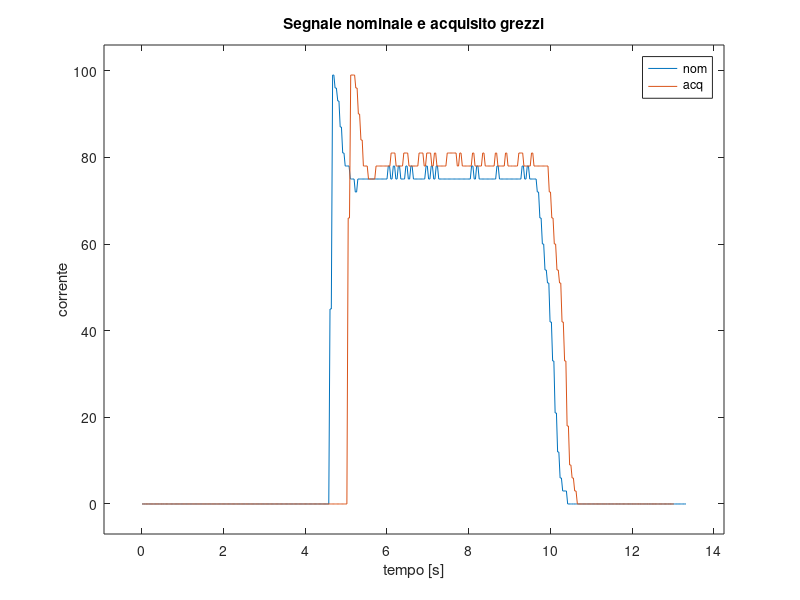
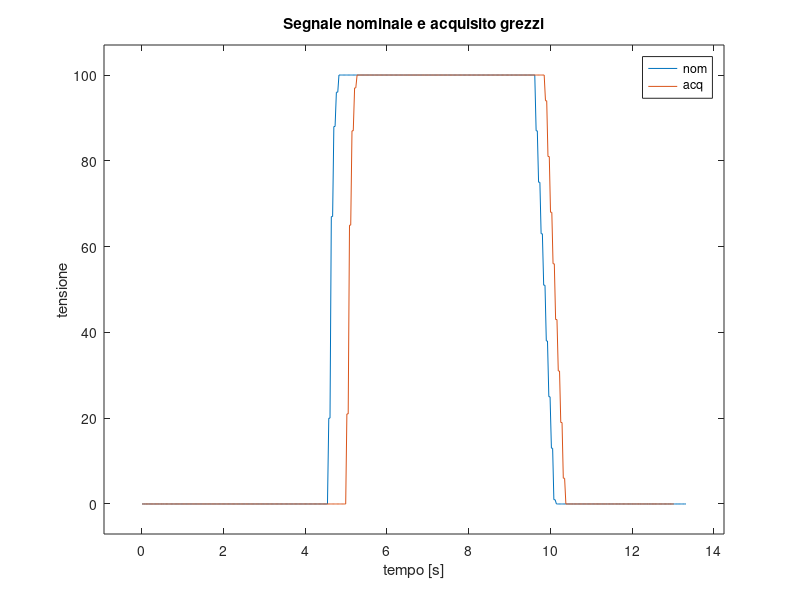

These charts were generated, in order, by the following MATLAB code: (Note: this script raises an error after producing the figures.)
%% ESEMPIO TEST DI DIAGNOSTICA "SOLLEVAMENTO A VUOTO"
% In questo esempio si descrive come vengono utilizzate le principali funzioni 
% per eseguire il test di diagnostica.
% 
% All'inizio il segnale nominale e il segnale acquisito grezzi vengono caricati 
% in memoria.
%% Carica in memoria il segnale nominale e il segnale acquisito

load('DATI_sv_0kg_5s.mat') % usato come segnale nominale in questo esempio
load('DATI_sv_22kg_5s.mat') % usato come segnale acquisito in questo esempio

% Plot dei dati grezzi acquisiti dall'inverter
figure
plot(DATI_sv_0kg_5s(:,1),DATI_sv_0kg_5s(:,2))
hold on
plot(DATI_sv_22kg_5s(:,1),DATI_sv_22kg_5s(:,2))
title('Segnale nominale e acquisito grezzi')
xlabel('tempo [s]')
ylabel('corrente')
legend('nom','acq')
axis padded

figure
plot(DATI_sv_0kg_5s(:,1),DATI_sv_0kg_5s(:,3))
hold on
plot(DATI_sv_22kg_5s(:,1),DATI_sv_22kg_5s(:,3))
title('Segnale nominale e acquisito grezzi')
xlabel('tempo [s]')
ylabel('tensione')
legend('nom','acq')
axis padded
%% Ricampionamento dei due segnali a frequenza fissa
% Dal momento che il campionamento del segnale nominale potrebbe non essere 
% costante questo viene ricampionato alla sua frequenza di campionamento media.
% 
% Analogamente il segnale acquisito viene ricampionato alla stessa frequenza 
% di campionamento del segnale nominale per ottenere due segnali confrontabili.

% Ricampiono il segnale nominale ad una frequenza di campionamento fissa 
% pari alla frequenza di acquisizione media e salvo il risultato in una
% struttura dati
Sn = ricampionaSegnale(DATI_sv_0kg_5s(:,2), DATI_sv_0kg_5s(:,1),0);

% Ricampiono il segnale acquisito ad una frequenza di campionamento fissa
% uguale a quella usata per il segnale nominale e salvo il risultato in una
% struttura dati
Sa = ricampionaSegnale(DATI_sv_22kg_5s(:,2), DATI_sv_22kg_5s(:,1),Sn.f);

% Plot dei due segnali dopo ricampionamento
figure
plotSegnale(Sn);
hold on
ylabel('corrente')
plotSegnale(Sa);
title('Segnale nominale e segnale acquisito dopo ricampionamento')
legend('nom','acq')
axis padded
%% Elaborazione del segnale nominale
% Il segnale nominale ha al suo inizio e alla sua fine delle acquisizioni non 
% significative per il test. Il segnale utile viene quindi identificato e tagliato 
% dal resto.
% 
% Dal momento che il segnale nominale non cambia i risultati dell'elaborazione 
% vengono salvati per essere riutilizzati immediatamente nei prossimi test senza 
% necessità di ripetere queste operazioni

% Parametri per elaborazione del segnale nominale
n_d = 8; % [2,8] ordine del filtro FIR usato per calcolare la derivata prima
inizio_soglia = 0.7; % (0,1] soglia come moltiplicatore per determinare l'inizio del segnale utile
durata = 4.5; % [s] durata del test
margine_inizio = 0.5; % [s] margine di tempo aggiunto all'inizio del segnale utile identificato

Sn_t = tagliaSegnaleUtile_sv(Sn,n_d,inizio_soglia,durata,margine_inizio);

% Plot del segnale utile identificato e ritagliato
figure
plotSegnale(Sn_t);
title('Parte utile del segnale nominale')
ylabel('corrente')
axis padded

% L'inizio e la fine del segnale utile sono identificati nella funzione precedente analizzando i
% picchi della derivata prima del segnale
Sn_d = derivaSegnale(Sn,n_d); % (calcolo della derivata a solo scopo descrittivo)

% Il pratica questo segnale verrà salvato per poter essere riutilizzato
% quando serve senza bisogno di ripetere le elaborazioni
% "save(Sn_t);"

% Plot della derivata prima i cui picchi sono usati per l'identificazione del segnale utile
figure
plotSegnale(Sn);
hold on
plotSegnale(Sn_d);
title('Derivata prima del segnale nominale')
legend('nom','nom der')
%% Elaborazione del segnale acquisito
% Il segnale acquisito ha al suo inizio e alla sua fine delle acquisizioni non 
% significative per il test. Il segnale utile viene quindi identificato e tagliato 
% dal resto.

% Parametri per elaborazione del segnale acquisito
n_d = 8; % [2,8] ordine del filtro FIR usato per calcolare la derivata prima
inizio_soglia = 0.7; % (0,1] soglia come moltiplicatore per determinare l'inizio del segnale utile
durata = 4.5; % [s] durata del test
margine_inizio = 0.5; % [s] margine di tempo aggiunto all'inizio del segnale utile identificato

Sa_t = tagliaSegnaleUtile_sv(Sa,n_d,inizio_soglia,durata,margine_inizio);

% Plot del segnale utile identificato e ritagliato
figure
plotSegnale(Sa_t);
title('Parte utile del segnale acquisito')
ylabel('corrente')
axis padded

% L'inizio e la fine del segnale utile sono identificati nella funzione precedente analizzando i
% picchi della derivata prima del segnale
S_d = derivaSegnale(Sa,n_d); % (calcolo della derivata a solo scopo descrittivo)

% Plot della derivata prima i cui picchi sono usati per l'identificazione del segnale utile
figure
plotSegnale(Sa);
hold on
plotSegnale(S_d);
title('Derivata prima del segnale acquisito')
legend('acq','acq der')
%% Calcolo indice "Minimo Errore Quadratico Medio"
% Viene calcolato un indicatore di somiglianza tra il segnale nominale e il 
% segnale acquisito. Tale indicatore determina lo stato di salute del mezzo e 
% la sua idoneità ad essere utilizzato.

% Plot delle parte utile identificata del segnale nominale e segnale acquisito 
figure
plotSegnale(Sn_t);
hold on
plotSegnale(Sa_t);
title('Parte utile del segnale nominale e segnale acquisito')
ylabel('corrente')
legend('nom','acq')
axis padded

% Calcolo dell'indice di correlazione tra i due segnali, minore è l'indice
% maggiore è la somiglianza tra i due segnali
ind = Ind_minErroreQuadraticoMedio_sv(Sn_t,Sa_t)

% In base a una soglia si determina se il mezzo su cui è eseguito il test è
% idoneo ad essere utilizzato
ind_lim = 40;

if ind<ind_lim
    sprintf('Test superato')
else
    sprintf('Test fallito')
end